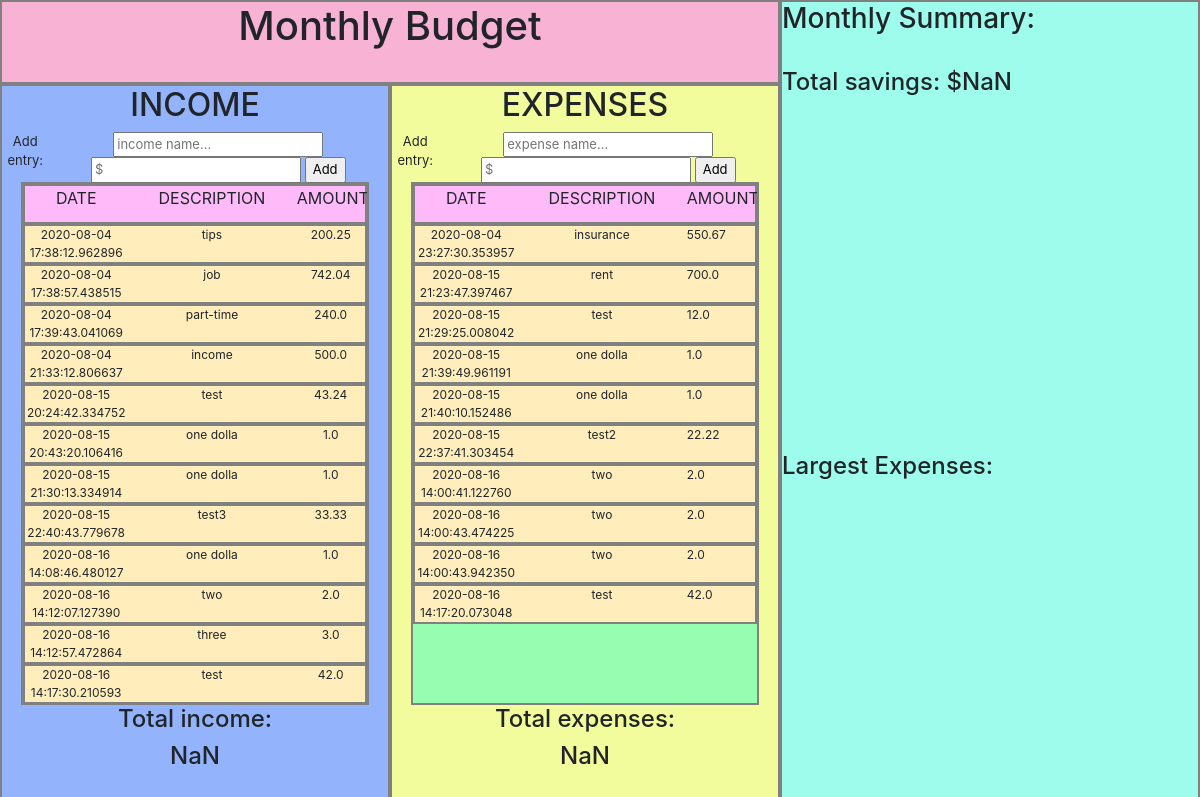
Before: / with the older database file.
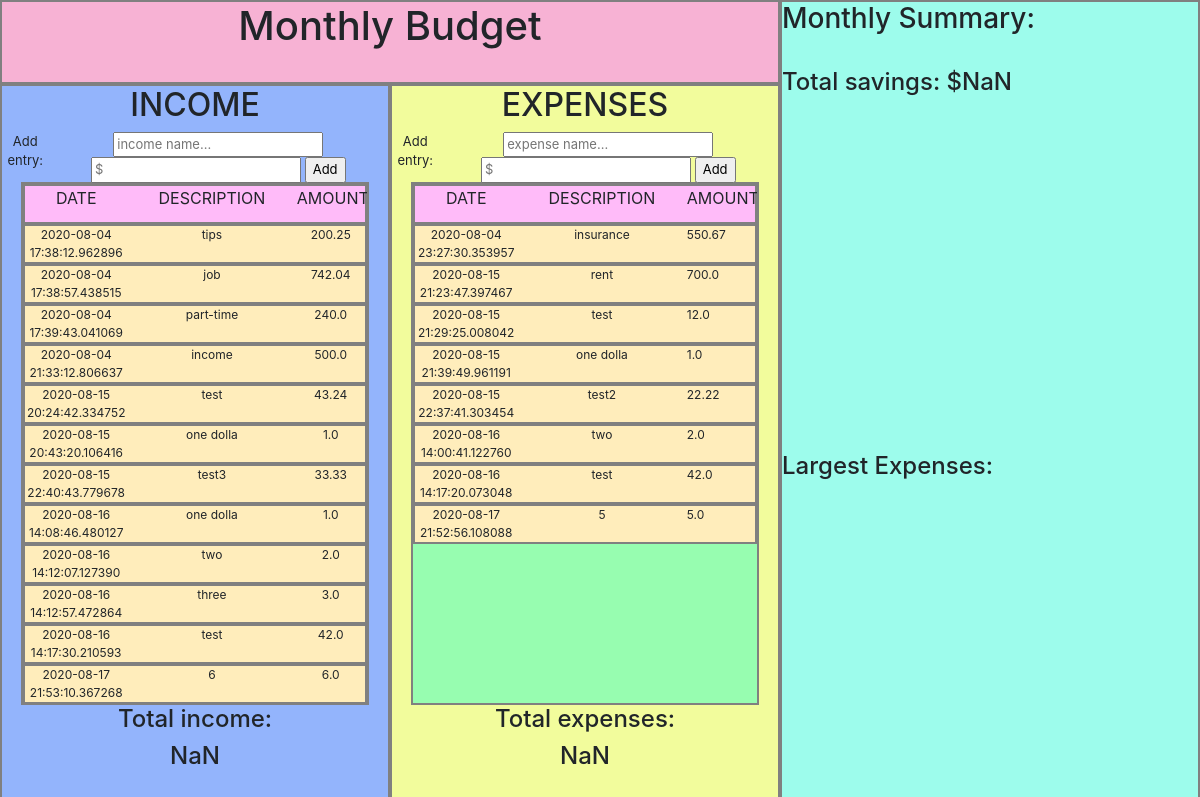
After: the same page with the newer database file.
### app.py (models this page shows, shortened)
class Income(db.Model):
    id = db.Column(db.Integer, primary_key=True)
    description = db.Column(db.String(50), nullable=False)
    amount = db.Column(db.Float, nullable=False)
    date = db.Column(db.DateTime, default=datetime.now)

class Expense(db.Model):
    id = db.Column(db.Integer, primary_key=True)
    description = db.Column(db.String(50), nullable=False)
    amount = db.Column(db.Float, nullable=False)
    date = db.Column(db.DateTime, default=datetime.now)

### app.py (the view)
@app.route("/", methods=["GET", "POST"])
def home():
    allIncome = Income.query.all()
    allExpense = Expense.query.all()
    return render_template("budget_interface.html", allIncome=allIncome, allExpense=allExpense)

### templates/budget_interface.html (shortened to what this page needs)
<!DOCTYPE html>
<html lang="en" xmlns:th="http://www.thymeleaf.org">
  <head>
    <link rel="stylesheet" href="https://maxcdn.bootstrapcdn.com/bootstrap/4.0.0/css/bootstrap.min.css">
  </head>
  <body>
    <div class="budgetcontainer">
    <div class="budgetsection">
        <div class="header">
            <h1>Monthly Budget</h1>
        </div>
        <div class="twocolumns">
        <div class="leftcolumn">
            <h2>INCOME</h2>
        <div class="formwrap">
            <text>Add entry: </text>
            <form id="incomeentry" method="POST" action="/">
              <input type="text" name="incomesource" id="incomesource" placeholder="income name...">
              <input type="text" name="incomeamount" id="incomeamount" placeholder="$">
              <input type="submit" value="Add" id="incomeaddbtn">
            </form>
        </div>
    <div class="entrywrap" id="entrywrap">
      <div class="entryheader">
          <div class="dateheader">DATE</div>
          <div class="descriptionheader">DESCRIPTION</div>
          <div class="amountheader">AMOUNT</div>
      </div>
      <div id="incomeentrywrap">
      {% for income in allIncome %}
      <div class="entry" id="entry" title={{income.id}}>
          <div class="date">{{income.date}}</div>
          <div class="description">{{income.description}}</div>
          <div class="amount">{{income.amount}}</div>
      </div>
      {% endfor %}
      </div>
    </div>
        <h4>Total income: </h4><h4 id="totalincome"></h4>
        </div>
        <div class="rightcolumn">
        <h2>EXPENSES</h2>
        <div class="formwrap">
            <text>Add entry: </text>
            <form id="expenseentry" autocomplete="off" method="POST" action="/">
              <input type="text" name="expensesource" id="expensesource" placeholder="expense name...">
              <input type="text" name="expenseamount" id="expenseamount" placeholder="$">
              <input type="submit" value="Add" id="expenseaddbtn">
          </form>
        </div>
        <div class="entrywrap" id="entrywrap">
            <div class="entryheader">
                <div class="dateheader">DATE</div>
                <div class="descriptionheader">DESCRIPTION</div>
                <div class="amountheader">AMOUNT</div>
            </div>
            <div id="expenseentrywrap">
              {% for expense in allExpense %}
              <div class="expenseentry" id="expenseentry" title={{expense.id}}>
                  <div class="date">{{expense.date}}</div>
                  <div class="description">{{expense.description}}</div>
                  <div class="expenseamount">{{expense.amount}}</div>
              </div>
              {% endfor %}
              </div>
        </div>
        <h4>Total expenses: </h4><h4 id="totalexpense"></h4>
        </div>
        </div>
    </div>
    <div class="summary">
        <h3>Monthly Summary:</h3><br>
        <h4 id="savings"></h4><br>
        <div id="chartContainer" style="height: 300px; width: 100%;"></div><br>
        <h4>Largest Expenses:</h4>
    </div>
    </div>
  </body>
</html>

### templates/budget_interface.html (style rules this page uses)
body { font-family: Arial, Helvetica, sans-serif; width: 100vw; height: 100vh; margin: 0; padding: 0; }
.budgetcontainer { width: 100vw; height: 100vh; display: flex; flex-direction: row; position: fixed; top: 0; left: 0; right: 0; bottom: 0; background-color: rgb(163, 231, 172); }
.budgetsection { width: 65%; height: 100%; display: flex; flex-direction: column; }
.header { width: 100%; height: 10%; text-align: center; border: 2px solid gray; box-sizing: border-box; background-color: rgb(247, 178, 212); }
.twocolumns { width: 100%; height: 90%; display: flex; flex-direction: row; }
.leftcolumn { width: 50%; height: 100%; text-align: center; border: 2px solid gray; box-sizing: border-box; background-color: rgb(147, 180, 252); }
.rightcolumn { width: 50%; height: 100%; text-align: center; border: 2px solid gray; box-sizing: border-box; background-color: rgb(242, 252, 156); }
.summary { width: 35%; height: 100%; background-color: rgb(157, 252, 236); border: 2px solid gray; box-sizing: border-box; overflow: scroll; }
.formwrap { width: 100%; height: 50px; display: flex; flex-direction: row; text-align: center; font-size: 13px }
.entrywrap { width: 90%; height: 70%; text-align: center; margin: 0 auto; border: 2px solid gray; box-sizing: border-box; background-color: rgb(151, 253, 176); overflow: scroll; }
.entryheader { width: 100%; height: 40px; text-align: center; display: flex; flex-direction: row; margin: 0 auto; border: 2px solid gray; box-sizing: border-box; background-color: rgb(255, 187, 249); }
.dateheader { width: 30%; height: 50px; }
.descriptionheader { width: 50%; height: 50px; }
.amountheader { width: 20%; height: 50px; }
.date { width: 30%; height: 50px; }
.description { width: 50%; height: 50px; }
.amount { width: 20%; height: 50px; }
.entry { width: 100%; height: 40px; text-align: center; font-size: 12px; display: flex; flex-direction: row; margin: 0 auto; border: 2px solid gray; box-sizing: border-box; background-color: rgb(255, 237, 187); }
.expenseentry { width: 100%; height: 40px; text-align: center; font-size: 12px; display: flex; flex-direction: row; margin: 0 auto; border: 2px solid gray; box-sizing: border-box; background-color: rgb(255, 237, 187); }

Changed rows visible on the page:
removed Income: date "2020-08-15 21:30:13.334914", description "one dolla", amount "1.0"
removed Expense: date "2020-08-15 21:40:10.152486", description "one dolla", amount "1.0"
removed Expense: date "2020-08-16 14:00:43.474225", description "two", amount "2.0"
removed Expense: date "2020-08-16 14:00:43.942350", description "two", amount "2.0"
added Income: date "2020-08-17 21:53:10.367268", description "6", amount "6.0"
added Expense: date "2020-08-17 21:52:56.108088", description "5", amount "5.0"
